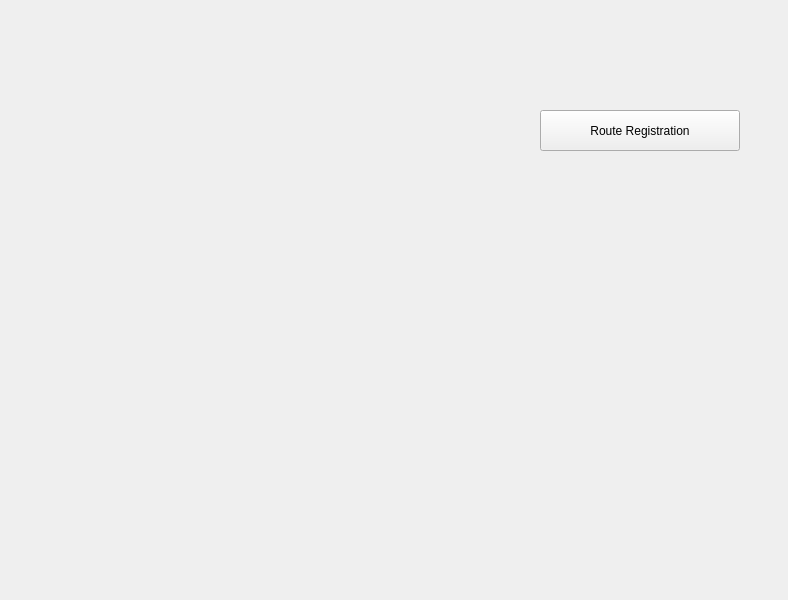
<?xml version="1.0" encoding="UTF-8"?>
<ui version="4.0">
 <class>AdminModeWindow</class>
 <widget class="QMainWindow" name="AdminModeWindow">
  <property name="geometry">
   <rect>
    <x>0</x>
    <y>0</y>
    <width>788</width>
    <height>600</height>
   </rect>
  </property>
  <property name="windowTitle">
   <string>AdminModeWindow</string>
  </property>
  <property name="styleSheet">
   <string notr="true"/>
  </property>
  <widget class="QWidget" name="main_window">
   <widget class="QWidget" name="horizontalLayoutWidget">
    <property name="geometry">
     <rect>
      <x>70</x>
      <y>110</y>
      <width>400</width>
      <height>200</height>
     </rect>
    </property>
    <layout class="QHBoxLayout" name="layout_2"/>
   </widget>
   <widget class="QPushButton" name="routeRegistrationButton">
    <property name="geometry">
     <rect>
      <x>540</x>
      <y>110</y>
      <width>200</width>
      <height>41</height>
     </rect>
    </property>
    <property name="sizePolicy">
     <sizepolicy hsizetype="Maximum" vsizetype="Fixed">
      <horstretch>0</horstretch>
      <verstretch>0</verstretch>
     </sizepolicy>
    </property>
    <property name="text">
     <string>Route Registration</string>
    </property>
   </widget>
  </widget>
 </widget>
 <resources/>
 <connections/>
</ui>
